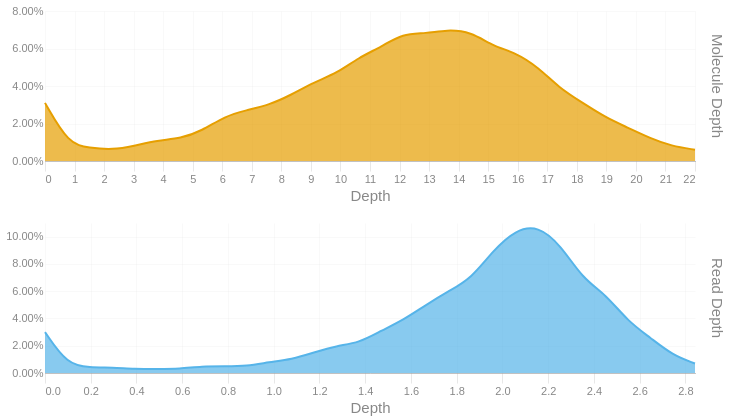

The cell this chart's notebook holds for it:
### Code cell
readdep = depth_hist(tb['Read Depth'], q99, 3)
readdep = readdep.with_columns(pl.lit('Read Depth').alias('Metric'))
if not SKIPLR:
    moldep = depth_hist(tb['Molecule Depth'], mol_q99, 1)
    moldep = moldep.with_columns(pl.lit('Molecule Depth').alias('Metric'))
    _hist = pl.concat([readdep, moldep])
    _hist = _hist.filter(pl.col('Proportion') != 0)
    with SafeRender(_hist):
        (
            alt.Chart(_hist)        
            .mark_area(interpolate = "basis")
            .encode(
                x=alt.X('Bin:Q').scale(domainMin=0).axis(alt.Axis(title='Depth')),
                y = alt.Y('Proportion:Q', title = None).axis(format = '.2%'),
                color = alt.Color('Metric:N').legend(None),
                row = alt.Row("Metric:N").header(title = None, labelOrient = 'right'),
                tooltip = [
                    alt.Tooltip("Metric:N", title = "Metric"),
                    alt.Tooltip('Interval:N', title = "Depth Interval"),
                    alt.Tooltip('Proportion:Q', title = "% Alignments").format('.2%')
                ]
            )
            .resolve_scale(x='independent', y='independent')
            .properties(
                height = 150, width = 650,
                usermeta={'embedOptions': {'downloadFileName': f'{samplename}.depth.hist'}}
            )
        ).display()
else:
    readdep = readdep.filter(pl.col('Proportion') != 0)
    with SafeRender(readdep):
        (
            alt.Chart(readdep)        
            .mark_area(interpolate = "basis")
            .encode(
                x=alt.X('Bin:Q').scale(domainMin=0).axis(alt.Axis(title='Depth')),
                y = alt.Y('Proportion:Q', title = None).axis(format = '.2%'),
                tooltip = [
                    alt.Tooltip('Interval:N', title = "Depth Interval"),
                    alt.Tooltip('Proportion:Q', title = "% Alignments").format('.2%')
                ]
            )
            .properties(
                usermeta={'embedOptions': {'downloadFileName': f'{samplename}.depth.hist'}}
            )
        ).display()

### Figure 1 — Vega-Lite specification as saved in the notebook (floating-point values rounded to 4 significant figures)
{"width": 650, "height": 150, "config": {"title": {"anchor": "start", "dy": -15, "fontSize": 18, "color": "#888888", "subtitleColor": "#888888", "subtitleFontSize": 14}, "arc": {"fill": "#0072B2"}, "axis": {"domainColor": "#888888", "domainWidth": 0.5, "gridWidth": 0.2, "grid": false, "titleFontWeight": 400, "titleFontSize": 15, "labelFontSize": 11, "labelColor": "#888888", "tickColor": "#888888", "tickWidth": 0.2, "titleColor": "#888888"}, "axisBand": {"grid": false}, "axisX": {"grid": true, "tickSize": 10, "domainCap": "round"}, "axisY": {"domain": false, "grid": true, "tickSize": 0, "domainCap": "round"}, "background": "transparent", "header": {"labelFontSize": 15, "labelColor": "#888888", "titleFontSize": 15, "titleFontWeight": 600, "titleColor": "#888888"}, "legend": {"labelFont": "sans-serif", "labelFontSize": 12, "labelColor": "#888888", "symbolSize": 100, "symbolType": "circle", "titleFontSize": 12, "titlePadding": 10, "titleColor": "#888888", "title": null}, "range": {"category": ["#E69F00", "#56B4E9", "#009E73", "#F0E442", "#0072B2", "#D55E00", "#CC79A7", "#000000"], "diverging": ["#cfe8f3", "#a2d4ec", "#73bfe2", "#46abdb", "#1696d2", "#12719e"]}, "area": {"fill": "#0072B2", "fillOpacity": 0.7, "line": true, "strokeOpacity": 0.7}, "line": {"color": "#0072B2", "stroke": "#0072B2", "strokeWidth": 2}, "trail": {"color": "#0072B2", "stroke": "#0072B2", "strokeWidth": 0, "size": 1}, "point": {"filled": true, "fillOpacity": 1.0, "size": 95}, "text": {"color": "#888888", "fontSize": 11, "align": "right", "fontWeight": 400, "size": 11}, "bar": {"fill": "#0072B2", "stroke": null}, "view": {"stroke": null, "continuousWidth": 660, "continuousHeight": 400}}, "data": {"name": "data-3dc94e66240da3cc68bf8de48e20cb17"}, "mark": {"type": "area", "interpolate": "basis"}, "encoding": {"color": {"field": "Metric", "legend": null, "type": "nominal"}, "row": {"field": "Metric", "header": {"title": null, "labelOrient": "right"}, "type": "nominal"}, "tooltip": [{"field": "Metric", "title": "Metric", "type": "nominal"}, {"field": "Interval", "title": "Depth Interval", "type": "nominal"}, {"field": "Proportion", "format": ".2%", "title": "% Alignments", "type": "quantitative"}], "x": {"axis": {"title": "Depth"}, "field": "Bin", "scale": {"domainMin": 0}, "type": "quantitative"}, "y": {"axis": {"format": ".2%"}, "field": "Proportion", "title": null, "type": "quantitative"}}, "resolve": {"scale": {"x": "independent", "y": "independent"}}, "usermeta": {"embedOptions": {"downloadFileName": "S1_Tusket_020.depth.hist"}}, "$schema": "https://vega.github.io/schema/vega-lite/v6.1.0.json", "datasets": {"data-3dc94e66240da3cc68bf8de48e20cb17": [{"Bin": 0.0, "Interval": "0.0-0.098", "Proportion": 0.03, "Metric": "Read Depth"}, {"Bin": 0.098, "Interval": "0.098-0.196", "Proportion": 0.006, "Metric": "Read Depth"}, {"Bin": 0.196, "Interval": "0.196-0.294", "Proportion": 0.004, "Metric": "Read Depth"}, {"Bin": 0.294, "Interval": "0.294-0.392", "Proportion": 0.004, "Metric": "Read Depth"}, {"Bin": 0.392, "Interval": "0.392-0.49", "Proportion": 0.003, "Metric": "Read Depth"}, {"Bin": 0.49, "Interval": "0.49-0.588", "Proportion": 0.003, "Metric": "Read Depth"}, {"Bin": 0.588, "Interval": "0.588-0.686", "Proportion": 0.003, "Metric": "Read Depth"}, {"Bin": 0.686, "Interval": "0.686-0.784", "Proportion": 0.005, "Metric": "Read Depth"}, {"Bin": 0.784, "Interval": "0.784-0.882", "Proportion": 0.005, "Metric": "Read Depth"}, {"Bin": 0.882, "Interval": "0.882-0.98", "Proportion": 0.005, "Metric": "Read Depth"}, {"Bin": 0.98, "Interval": "0.98-1.078", "Proportion": 0.008, "Metric": "Read Depth"}, {"Bin": 1.078, "Interval": "1.078-1.176", "Proportion": 0.01, "Metric": "Read Depth"}, {"Bin": 1.176, "Interval": "1.176-1.274", "Proportion": 0.015, "Metric": "Read Depth"}, {"Bin": 1.274, "Interval": "1.274-1.372", "Proportion": 0.02, "Metric": "Read Depth"}, {"Bin": 1.372, "Interval": "1.372-1.47", "Proportion": 0.022, "Metric": "Read Depth"}, {"Bin": 1.47, "Interval": "1.47-1.568", "Proportion": 0.031, "Metric": "Read Depth"}, {"Bin": 1.568, "Interval": "1.568-1.666", "Proportion": 0.039, "Metric": "Read Depth"}, {"Bin": 1.666, "Interval": "1.666-1.764", "Proportion": 0.05, "Metric": "Read Depth"}, {"Bin": 1.764, "Interval": "1.764-1.862", "Proportion": 0.06, "Metric": "Read Depth"}, {"Bin": 1.862, "Interval": "1.862-1.96", "Proportion": 0.069, "Metric": "Read Depth"}, {"Bin": 1.96, "Interval": "1.96-2.058", "Proportion": 0.09, "Metric": "Read Depth"}, {"Bin": 2.058, "Interval": "2.058-2.156", "Proportion": 0.105, "Metric": "Read Depth"}, {"Bin": 2.156, "Interval": "2.156-2.254", "Proportion": 0.108, "Metric": "Read Depth"}, {"Bin": 2.254, "Interval": "2.254-2.352", "Proportion": 0.094, "Metric": "Read Depth"}, {"Bin": 2.352, "Interval": "2.352-2.45", "Proportion": 0.069, "Metric": "Read Depth"}, {"Bin": 2.45, "Interval": "2.45-2.548", "Proportion": 0.058, "Metric": "Read Depth"}, {"Bin": 2.548, "Interval": "2.548-2.646", "Proportion": 0.038, "Metric": "Read Depth"}, {"Bin": 2.646, "Interval": "2.646-2.744", "Proportion": 0.026, "Metric": "Read Depth"}, {"Bin": 2.744, "Interval": "2.744-2.842", "Proportion": 0.013, "Metric": "Read Depth"}, {"Bin": 2.842, "Interval": "2.842-2.94", "Proportion": 0.007, "Metric": "Read Depth"}, {"Bin": 0.0, "Interval": "0.0-0.8", "Proportion": 0.031, "Metric": "Molecule Depth"}, {"Bin": 0.8, "Interval": "0.8-1.5", "Proportion": 0.009, "Metric": "Molecule Depth"}, {"Bin": 1.5, "Interval": "1.5-2.3", "Proportion": 0.007, "Metric": "Molecule Depth"}, {"Bin": 2.3, "Interval": "2.3-3.0", "Proportion": 0.006, "Metric": "Molecule Depth"}, {"Bin": 3.0, "Interval": "3.0-3.8", "Proportion": 0.008, "Metric": "Molecule Depth"}, {"Bin": 3.8, "Interval": "3.8-4.6", "Proportion": 0.011, "Metric": "Molecule Depth"}, {"Bin": 4.6, "Interval": "4.6-5.3", "Proportion": 0.012, "Metric": "Molecule Depth"}, {"Bin": 5.3, "Interval": "5.3-6.1", "Proportion": 0.016, "Metric": "Molecule Depth"}, {"Bin": 6.1, "Interval": "6.1-6.8", "Proportion": 0.024, "Metric": "Molecule Depth"}, {"Bin": 6.8, "Interval": "6.8-7.6", "Proportion": 0.027, "Metric": "Molecule Depth"}, {"Bin": 7.6, "Interval": "7.6-8.3", "Proportion": 0.03, "Metric": "Molecule Depth"}, {"Bin": 8.3, "Interval": "8.3-9.1", "Proportion": 0.035, "Metric": "Molecule Depth"}, {"Bin": 9.1, "Interval": "9.1-9.9", "Proportion": 0.042, "Metric": "Molecule Depth"}, {"Bin": 9.9, "Interval": "9.9-10.6", "Proportion": 0.047, "Metric": "Molecule Depth"}, {"Bin": 10.6, "Interval": "10.6-11.4", "Proportion": 0.055, "Metric": "Molecule Depth"}, {"Bin": 11.4, "Interval": "11.4-12.1", "Proportion": 0.061, "Metric": "Molecule Depth"}, {"Bin": 12.1, "Interval": "12.1-12.9", "Proportion": 0.068, "Metric": "Molecule Depth"}, {"Bin": 12.9, "Interval": "12.9-13.6", "Proportion": 0.068, "Metric": "Molecule Depth"}, {"Bin": 13.6, "Interval": "13.6-14.4", "Proportion": 0.07, "Metric": "Molecule Depth"}, {"Bin": 14.4, "Interval": "14.4-15.2", "Proportion": 0.069, "Metric": "Molecule Depth"}, {"Bin": 15.2, "Interval": "15.2-15.9", "Proportion": 0.061, "Metric": "Molecule Depth"}, {"Bin": 15.9, "Interval": "15.9-16.7", "Proportion": 0.058, "Metric": "Molecule Depth"}, {"Bin": 16.7, "Interval": "16.7-17.4", "Proportion": 0.05, "Metric": "Molecule Depth"}, {"Bin": 17.4, "Interval": "17.4-18.2", "Proportion": 0.039, "Metric": "Molecule Depth"}, {"Bin": 18.2, "Interval": "18.2-19.0", "Proportion": 0.031, "Metric": "Molecule Depth"}, {"Bin": 19.0, "Interval": "19.0-19.7", "Proportion": 0.023, "Metric": "Molecule Depth"}, {"Bin": 19.7, "Interval": "19.7-20.5", "Proportion": 0.018, "Metric": "Molecule Depth"}, {"Bin": 20.5, "Interval": "20.5-21.2", "Proportion": 0.012, "Metric": "Molecule Depth"}, {"Bin": 21.2, "Interval": "21.2-22.0", "Proportion": 0.008, "Metric": "Molecule Depth"}, {"Bin": 22.0, "Interval": "22.0-22.75", "Proportion": 0.006, "Metric": "Molecule Depth"}]}}
